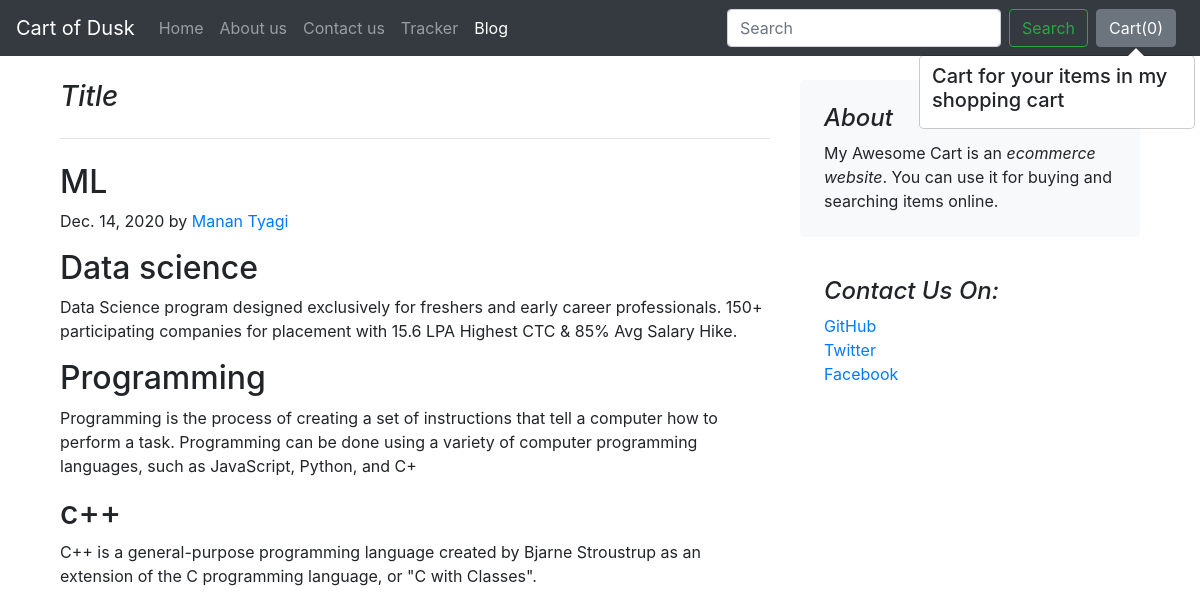
The app's page /blog/blogpost/3 with its own data.
### blog/models.py (models this page shows, shortened)
class Blogpost(models.Model):
    post_id = models.AutoField(primary_key= True)
    title = models.CharField(max_length=50)
    head0 = models.CharField(max_length=500, default="")
    chead0 = models.CharField(max_length=5000, default="")
    head1 = models.CharField(max_length=500, default="")
    chead1 = models.CharField(max_length=5000, default="")
    head2 = models.CharField(max_length=500, default="")
    chead2 = models.CharField(max_length=5000, default="")
    pub_date = models.DateField()
    thumbnail = models.ImageField(upload_to='shop/images', default="")

### blog/views.py (the view)
# urls.py: path('blogpost/<int:id>', views.blogpost,name="blogpost"),
def blogpost(request,id):
    post = Blogpost.objects.filter(post_id = id)[0]
    print(post.post_id)
    return render(request,'blog/blogpost.html',{'post':post})

### blog/templates/blog/blogpost.html (shortened to what this page needs)
{% extends "blog/base.html" %} {% block title %} BLog{% endblock title %} {% block bactive%} active {% endblock bactive %}{% block body %}
<div class="container">
    <div class="container">
        <div class="row mt-4">
            <div class="col-md-8 blog-main">
                <h3 class="pb-4 mb-4 font-italic border-bottom">
                    Title
                </h3>
                <div class="blog-post">
                    <h2 class="blog-post-title">{{post.title}}</h2>
                    <p class="blog-post-meta">{{post.pub_date}} by <a href="#"> Manan Tyagi</a></p>
                    <h2>{{post.head0}}</h2>
                    <p>{{post.chead0}}</p>
                    <h2>{{post.head1}}</h2>
                    <p>{{post.chead1}}</p>
                    <h2>{{post.head2}}</h2>
                    <p>{{post.chead2}}</p>
                </div>
            </div>
            <aside class="col-md-4 blog-sidebar">
                <div class="p-4 mb-3 bg-light rounded">
                    <h4 class="font-italic">About</h4>
                    <p class="mb-0">My Awesome Cart is an <em>ecommerce website</em>. You can use it for buying and searching items online. </p>
                </div>
                <div class="p-4">
                    <h4 class="font-italic">Contact Us On: </h4>
                    <ol class="list-unstyled">
                        <li><a href="#">GitHub</a></li>
                        <li><a href="#">Twitter</a></li>
                        <li><a href="#">Facebook</a></li>
                    </ol>
                </div>
            </aside>
        </div>
    </div>
</div>
{% endblock body %}

### records on screen
Blogpost: title "ML", pub_date "Dec. 14, 2020", head0 "Data science", chead0 "Data Science program designed exclusively for freshers and early career professionals. 150+ participating companies for placement with 15.6 LPA Highest CTC & 85% Avg Salary Hike.", head1 "Programming", chead1 "Programming is the process of creating a set of instructions that tell a computer how to perform a task. Programming can be done using a variety of computer programming languages, such as JavaScript, Python, and C+", head2 "c++", chead2 "C++ is a general-purpose programming language created by Bjarne Stroustrup as an extension of the C programming language, or \"C with Classes\"."
